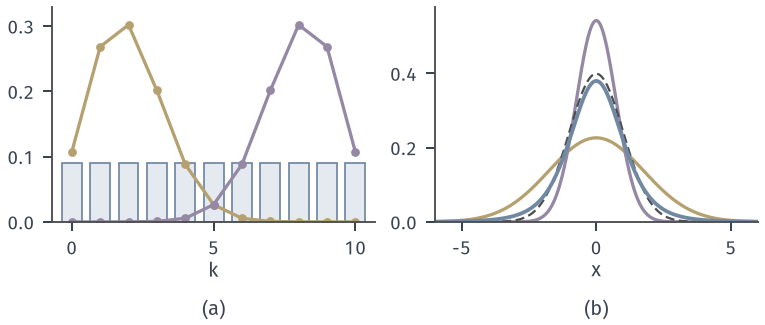

This figure's Python source:
"""Continuous mixtures. (a) Bin(10,u) for u=0.2 (yellow), 0.8 (purple) and the uniform mixture 1/11 (light blue bars);
(b) t_5 as a normal scale mixture: components N(0,5/u) at the 10% and 90% quantiles of chi^2_5, t_5 density, N(0,1)."""
from pathlib import Path
import sys, math
sys.path.insert(0, str(Path(__file__).resolve().parents[1]/"cdis-common"))
from common import *
HERE = Path(__file__).resolve().parent
fig, (a, b) = figure(width_mm=108, height_mm=46, ncols=2)
n = 10; k = np.arange(n + 1)
a.bar(k, np.full(n + 1, 1/(n + 1)), width=0.7, color=BLUE_FILL, edgecolor=BLUE, lw=0.7)
for uv, c in ((0.2, YELLOW), (0.8, PURPLE)):
    pk = np.array([math.comb(n, j)*uv**j*(1 - uv)**(n - j) for j in k])
    a.plot(k, pk, color=c, lw=1.3, marker='o', ms=2.5)
a.set_xlim(-0.7, 10.7); a.set_ylim(0, 0.33); a.set_xticks([0, 5, 10]); a.set_yticks([0, 0.1, 0.2, 0.3])
a.set_xlabel('$k$', labelpad=1)
nu = 5
# chi^2_5 quantiles by numerical integration of the density
uu = np.linspace(1e-9, 60, 600001)
dens = uu**(nu/2 - 1)*np.exp(-uu/2)/(2**(nu/2)*math.gamma(nu/2))
cdf = np.cumsum(dens)*(uu[1] - uu[0])
q10, q90 = (float(uu[np.searchsorted(cdf, p)]) for p in (0.1, 0.9))
x = np.linspace(-6, 6, 600)
def normal(x, var): return np.exp(-x**2/(2*var))/np.sqrt(2*math.pi*var)
tden = math.gamma((nu + 1)/2)/(math.sqrt(nu*math.pi)*math.gamma(nu/2))*(1 + x**2/nu)**(-(nu + 1)/2)
b.plot(x, normal(x, nu/q10), color=YELLOW, lw=1.3)
b.plot(x, normal(x, nu/q90), color=PURPLE, lw=1.3)
b.plot(x, normal(x, 1.0), color=STROKE, lw=0.9, ls=DASH)
b.plot(x, tden, color=BLUE, lw=1.5)
b.set_xlim(-6, 6); b.set_ylim(0, 0.58); b.set_xticks([-5, 0, 5]); b.set_yticks([0, 0.2, 0.4])
b.set_xlabel('$x$', labelpad=1)

tags(fig, (a, b,), ('(a)', '(b)',))
save(fig, HERE, 'figure', {'chi2_5_q10': q10, 'chi2_5_q90': q90, 'nu': nu})
